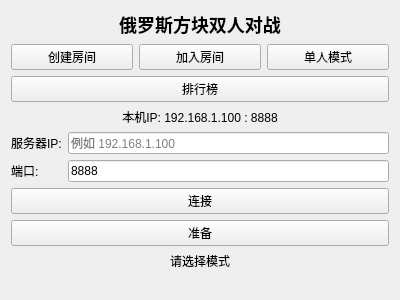
<?xml version="1.0" encoding="UTF-8"?>
<ui version="4.0">
 <class>Lobby</class>
 <widget class="QWidget" name="Lobby">
  <property name="geometry">
   <rect>
    <x>0</x>
    <y>0</y>
    <width>400</width>
        <height>300</height>
       </rect>
      </property>
      <property name="windowTitle">
       <string>联机大厅</string>
      </property>
      <layout class="QVBoxLayout" name="verticalLayout">
       <item>
        <widget class="QLabel" name="titleLabel">
         <property name="text">
          <string>&lt;h2&gt;俄罗斯方块双人对战&lt;/h2&gt;</string>
         </property>
         <property name="alignment">
          <set>Qt::AlignCenter</set>
         </property>
        </widget>
       </item>
       <item>
        <layout class="QHBoxLayout" name="buttonLayout">
         <item>
          <widget class="QPushButton" name="hostButton">
           <property name="text">
            <string>创建房间</string>
           </property>
          </widget>
         </item>
         <item>
          <widget class="QPushButton" name="joinButton">
           <property name="text">
            <string>加入房间</string>
           </property>
          </widget>
         </item>
         <item>
          <widget class="QPushButton" name="singleButton">
           <property name="text">
            <string>单人模式</string>
           </property>
          </widget>
         </item>
        </layout>
       </item>
       <item>
        <widget class="QPushButton" name="rankingButton">
         <property name="text">
          <string>排行榜</string>
         </property>
        </widget>
       </item>
       <item>
        <widget class="QLabel" name="hostInfoLabel">
         <property name="text">
          <string>本机IP: 192.168.1.100 : 8888</string>
         </property>
         <property name="alignment">
          <set>Qt::AlignCenter</set>
         </property>
        </widget>
       </item>
       <item>
        <layout class="QFormLayout" name="clientForm">
         <item row="0" column="0">
          <widget class="QLabel" name="labelIp">
           <property name="text">
            <string>服务器IP:</string>
           </property>
          </widget>
         </item>
         <item row="0" column="1">
          <widget class="QLineEdit" name="clientIpEdit">
           <property name="placeholderText">
            <string>例如 192.168.1.100</string>
           </property>
          </widget>
         </item>
         <item row="1" column="0">
          <widget class="QLabel" name="labelPort">
           <property name="text">
            <string>端口:</string>
           </property>
          </widget>
         </item>
         <item row="1" column="1">
          <widget class="QLineEdit" name="clientPortEdit">
           <property name="placeholderText">
            <string>8888</string>
           </property>
           <property name="text">
            <string>8888</string>
           </property>
          </widget>
         </item>
        </layout>
       </item>
       <item>
        <widget class="QPushButton" name="connectButton">
         <property name="text">
          <string>连接</string>
         </property>
        </widget>
       </item>
       <item>
        <widget class="QPushButton" name="readyButton">
         <property name="text">
          <string>准备</string>
         </property>
        </widget>
       </item>
       <item>
        <widget class="QLabel" name="statusLabel">
         <property name="text">
          <string>请选择模式</string>
         </property>
         <property name="alignment">
          <set>Qt::AlignCenter</set>
         </property>
        </widget>
       </item>
       <item>
        <spacer name="verticalSpacer">
         <property name="orientation">
          <enum>Qt::Vertical</enum>
         </property>
         <property name="sizeHint" stdset="0">
          <size>
           <width>20</width>
           <height>40</height>
          </size>
         </property>
        </spacer>
       </item>
      </layout>
     </widget>
     <resources/>
     <connections>
      <!-- 自动连接槽函数，无需手动添加 -->
     </connections>
    </ui>
